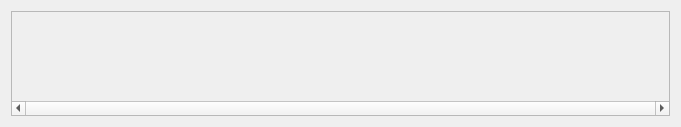
<?xml version="1.0" encoding="UTF-8"?>
<ui version="4.0">
 <class>Form</class>
 <widget class="QWidget" name="Form">
  <property name="geometry">
   <rect>
    <x>0</x>
    <y>0</y>
    <width>681</width>
    <height>127</height>
   </rect>
  </property>
  <property name="maximumSize">
   <size>
    <width>681</width>
    <height>16777215</height>
   </size>
  </property>
  <property name="windowTitle">
   <string>Form</string>
  </property>
  <layout class="QVBoxLayout" name="verticalLayout">
   <property name="sizeConstraint">
    <enum>QLayout::SetDefaultConstraint</enum>
   </property>
   <item>
    <widget class="QScrollArea" name="scrollArea">
     <property name="horizontalScrollBarPolicy">
      <enum>Qt::ScrollBarAlwaysOn</enum>
     </property>
     <property name="sizeAdjustPolicy">
      <enum>QAbstractScrollArea::AdjustToContents</enum>
     </property>
     <property name="widgetResizable">
      <bool>true</bool>
     </property>
     <widget class="QWidget" name="scrollAreaWidgetContents">
      <property name="geometry">
       <rect>
        <x>0</x>
        <y>0</y>
        <width>661</width>
        <height>90</height>
       </rect>
      </property>
      <layout class="QHBoxLayout" name="horizontalLayout_2"/>
     </widget>
    </widget>
   </item>
  </layout>
 </widget>
 <resources/>
 <connections/>
</ui>
